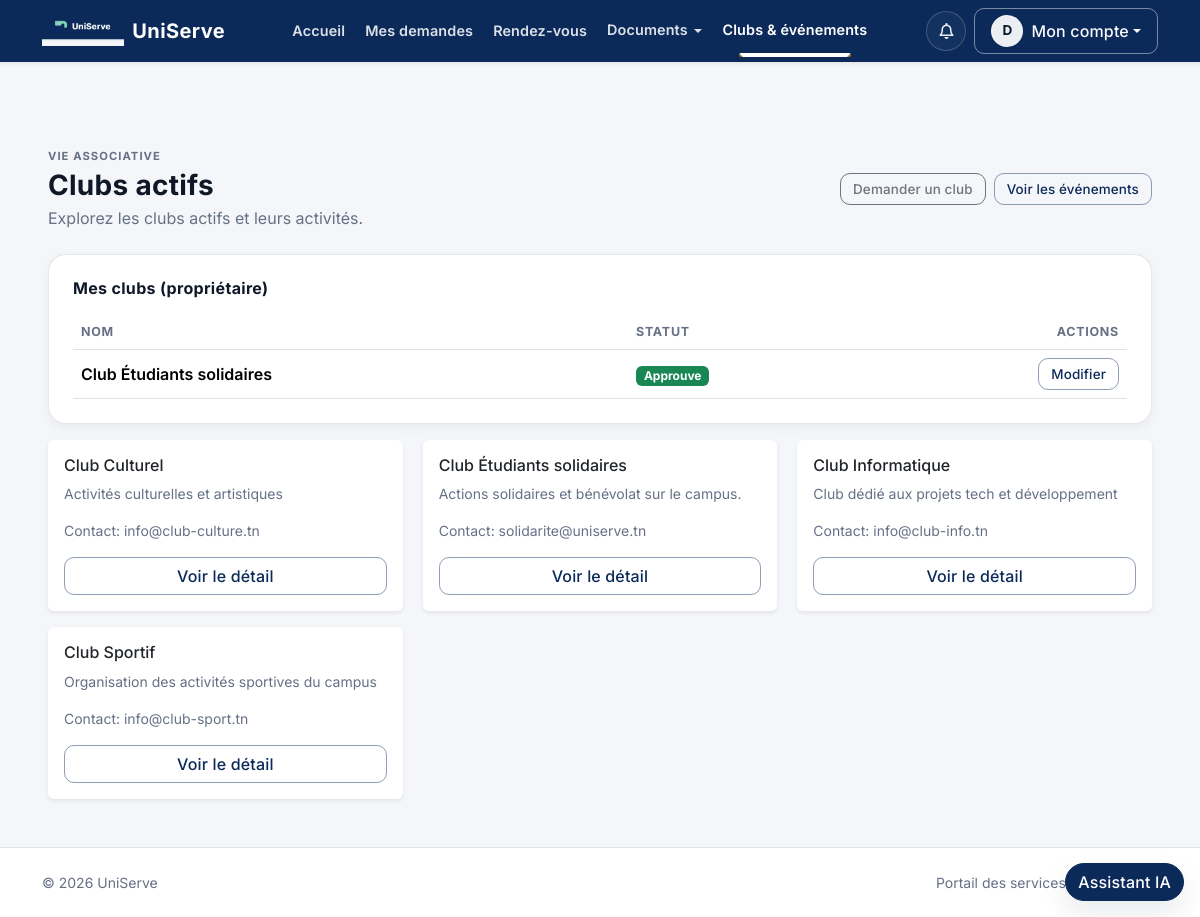
The app's page /evenements/clubs (signed in) with its own data.
### tables this page shows
CREATE TABLE `clubs` (
  `id` bigint(20) NOT NULL AUTO_INCREMENT,
  `cree_par` bigint(20) NOT NULL,
  `nom` varchar(120) NOT NULL,
  `description` text DEFAULT NULL,
  `email_contact` varchar(255) DEFAULT NULL,
  `actif` tinyint(1) NOT NULL DEFAULT 1,
  `statut_validation` enum('en_attente','approuve','rejete') NOT NULL DEFAULT 'en_attente',
  PRIMARY KEY (`id`),
  UNIQUE KEY `nom` (`nom`),
  KEY `cree_par` (`cree_par`),
  CONSTRAINT `clubs_ibfk_cree_par` FOREIGN KEY (`cree_par`) REFERENCES `utilisateurs` (`id`)
);

### Controller/Controller.php (called while the page is built, shortened)
<?php
class Controller
{
    protected function basePath(): string
    {
        $scriptName = (string) ($_SERVER['SCRIPT_NAME'] ?? '');
        $dir = str_replace('\\', '/', dirname($scriptName));
        $dir = $dir === '/' ? '' : rtrim($dir, '/');
        return $dir;
    }
    public function url(string $path = ''): string
    {
        $path = '/' . ltrim($path, '/');
        return $this->basePath() . ($path === '/' ? '' : $path);
    }
    public function render(string $view, array $data = [], ?string $layoutOverride = null): void
    {
        $viewPath = __DIR__ . '/../View/' . $view . '.php';
        extract($data, EXTR_SKIP);
        require_once __DIR__ . '/../View/shared/helpers.php';
        require $viewPath;
    }
}

### Controller/EvenementsController.php (called while the page is built, shortened)
<?php
require_once __DIR__ . '/../Model/Club.php';
require_once __DIR__ . '/../Model/Database.php';
class EvenementsController extends Controller
{
    private function isRequesterRole(): bool
    {
        $role = (string) ($_SESSION['user']['role'] ?? '');
        return in_array($role, ['etudiant', 'enseignant'], true);
    }
    private function currentUserId(): int
    {
        return (int) ($_SESSION['user']['id'] ?? 0);
    }
    public function clubs(): void
    {
        $clubModel = new Club();
        $clubs = $clubModel->getAll();
        $myClubs = [];
        if ($this->isRequesterRole()) {
            $myClubs = $clubModel->findByOwner($this->currentUserId());
        }
        $this->render('frontoffice/clubs/index', [
            'title' => 'Clubs actifs',
            'clubs' => $clubs,
            'myClubs' => $myClubs,
            'success' => (string) ($_GET['success'] ?? ''),
            'error' => (string) ($_GET['error'] ?? ''),
        ]);
    }
}

### Controller/App.php (called while the page is built, shortened)
<?php
class App
{
    private string $action = 'landing';
    public function __construct()
    {
        $url = $this->parseUrl();
        if (!empty($url)) {
            array_shift($url);
        }
        $controllerInstance = new $this->controller();
        if (!empty($url)) {
            $candidateAction = (string) $url[0];
            $this->action = $candidateAction;
            array_shift($url);
        } elseif (!method_exists($controllerInstance, $this->action)) {
            $this->notFound('Action not found.');
        }
        $this->params = $this->validateAndNormalizeParams($controllerInstance, $this->action, array_values($url));
        call_user_func_array([$controllerInstance, $this->action], $this->params);
    }
    private function parseUrl(): array
    {
        $cleanUrl = trim((string) $_GET['url']);
        $cleanUrl = trim($cleanUrl, '/');
        $segments = explode('/', $cleanUrl);
        return array_values(array_filter($segments, static fn (string $segment): bool => $segment !== ''));
    }
    private function validateAndNormalizeParams(object $controllerInstance, string $action, array $params): array
    {
        return $params;
    }
}

### index.php (called while the page is built, shortened)
<?php
require_once __DIR__ . '/Model/Database.php';
require_once __DIR__ . '/Controller/Controller.php';
require_once __DIR__ . '/Model/Model.php';
require_once __DIR__ . '/Controller/App.php';
new App();

### Model/Database.php (called while the page is built, shortened)
<?php
class Database
{
    private static ?PDO $instance = null;
    public static function connect(): PDO
    {
        $host = getenv('DB_HOST') ?: '127.0.0.1';
        $port = getenv('DB_PORT') ?: '3306';
        $dbname = getenv('DB_NAME') ?: 'uniserve';
        $username = getenv('DB_USER') ?: 'root';
        $password = getenv('DB_PASSWORD');
        $dsn = "mysql:host={$host};port={$port};dbname={$dbname};charset=utf8mb4";
        self::$instance = new PDO($dsn, $username, $password, [
            PDO::ATTR_ERRMODE => PDO::ERRMODE_EXCEPTION,
            PDO::ATTR_DEFAULT_FETCH_MODE => PDO::FETCH_ASSOC,
        ]);
        return self::$instance;
    }
}

### Model/Club.php (called while the page is built, shortened)
<?php
class Club
{
    private Model $model;
    public function __construct()
    {
        $this->model = new Model();
    }
    public function getAll(): array
    {
        $statement = $this->model->query(
            'SELECT c.id, c.cree_par, c.nom, c.description, c.email_contact, c.actif, c.statut_validation,
                    CONCAT(u.prenom, " ", u.nom) AS owner_nom
             FROM clubs c
             INNER JOIN utilisateurs u ON u.id = c.cree_par
             WHERE c.actif = 1 AND c.statut_validation = "approuve"
             ORDER BY nom ASC'
        );
        return $statement->fetchAll();
    }
    public function findByOwner(int|string $ownerId): array
    {
        $statement = $this->model->query(
            'SELECT c.id, c.cree_par, c.nom, c.description, c.email_contact, c.actif, c.statut_validation,
                    CONCAT(u.prenom, " ", u.nom) AS owner_nom
             FROM clubs c
             INNER JOIN utilisateurs u ON u.id = c.cree_par
             WHERE c.cree_par = ?
             ORDER BY c.id DESC',
            [(int) $ownerId]
        );
        return $statement->fetchAll();
    }
}

### Model/Model.php (called while the page is built, shortened)
<?php
class Model
{
    protected static ?PDO $db = null;
    public function __construct()
    {
        if (!(self::$db instanceof PDO)) {
            self::$db = Database::connect();
        }
    }
    public function query(string $sql, array $params = []): PDOStatement
    {
        $statement = self::$db->prepare($sql);
        $statement->execute($params);
        return $statement;
    }
}

### View/frontoffice/clubs/index.php (the view, shortened to what this page needs)
<?php
$clubs = $clubs ?? [];
$myClubs = $myClubs ?? [];
$role = (string) ($_SESSION['user']['role'] ?? '');
$canSubmitRequest = in_array($role, ['etudiant', 'enseignant'], true);
?>
<div class="d-flex align-items-center justify-content-between flex-wrap gap-2 us-page-header">
    <div>
        <div class="us-kicker mb-1">Vie associative</div>
        <h1 class="h3 mb-1"><?= htmlspecialchars((string) ($title ?? 'Clubs actifs'), ENT_QUOTES, 'UTF-8') ?></h1>
        <p class="text-muted mb-0">Explorez les clubs actifs et leurs activités.</p>
    </div>
    <div class="d-flex gap-2">
        <?php if ($canSubmitRequest): ?>
            <a class="btn btn-outline-secondary btn-sm" href="<?= $this->url('/evenements/createClubRequestForm') ?>">Demander un club</a>
        <?php endif; ?>
            <a class="btn btn-outline-primary btn-sm" href="<?= $this->url('/evenements') ?>">Voir les événements</a>
    </div>
</div>
<?php if ($canSubmitRequest): ?>
    <div class="us-section-card mb-3">
        <div class="card-body p-3 p-md-4">
            <h2 class="h6 mb-3">Mes clubs (propriétaire)</h2>
            <div class="table-responsive">
                <table class="table table-hover align-middle mb-0">
                    <thead>
                        <tr>
                            <th>Nom</th>
                            <th>Statut</th>
                            <th class="text-end">Actions</th>
                        </tr>
                    </thead>
                    <tbody>
                        <?php if (empty($myClubs)): ?>
                            <tr><td colspan="3" class="text-center text-muted py-3">Aucun club créé.</td></tr>
                        <?php else: ?>
                            <?php foreach ($myClubs as $club): ?>
                                <?php
                                $clubId = (int) ($club['id'] ?? 0);
                                $validation = (string) ($club['statut_validation'] ?? 'en_attente');
                                $badge = $validation === 'approuve' ? 'success' : ($validation === 'rejete' ? 'danger' : 'secondary');
                                ?>
                                <tr>
                                    <td class="fw-semibold"><?= htmlspecialchars((string) ($club['nom'] ?? ''), ENT_QUOTES, 'UTF-8') ?></td>
                                    <td><span class="badge bg-<?= $badge ?>"><?= htmlspecialchars(ucfirst(str_replace('_', ' ', $validation)), ENT_QUOTES, 'UTF-8') ?></span></td>
                                    <td class="text-end">
                                        <a class="btn btn-outline-primary btn-sm" href="<?= $this->url('/evenements/editClubForm/' . $clubId) ?>">Modifier</a>
                                    </td>
                                </tr>
                            <?php endforeach; ?>
                        <?php endif; ?>
                    </tbody>
                </table>
            </div>
        </div>
    </div>
<?php endif; ?>
<div class="row g-3">
    <?php if (empty($clubs)): ?>
        <div class="col-12">
            <div class="us-card p-4 us-empty-state">
                <div class="fw-semibold mb-1">Aucun club actif</div>
                <div class="text-muted">Les clubs apparaîtront ici dès qu’ils seront validés et actifs.</div>
            </div>
        </div>
    <?php else: ?>
        <?php foreach ($clubs as $club): ?>
            <?php $clubId = (int) ($club['id'] ?? 0); ?>
            <div class="col-md-6 col-xl-4">
                <div class="card h-100 border-0 shadow-sm">
                    <div class="card-body d-flex flex-column">
                        <h2 class="h6 mb-2"><?= htmlspecialchars((string) ($club['nom'] ?? ''), ENT_QUOTES, 'UTF-8') ?></h2>
                        <p class="text-muted small flex-grow-1">
                            <?= nl2br(htmlspecialchars((string) ($club['description'] ?? 'Aucune description.'), ENT_QUOTES, 'UTF-8')) ?>
                        </p>
                        <div class="small text-muted mb-3">
                            Contact: <?= htmlspecialchars((string) ($club['email_contact'] ?? '-'), ENT_QUOTES, 'UTF-8') ?>
                        </div>
                        <a class="btn btn-outline-primary w-100" href="<?= $this->url('/evenements/clubShow/' . $clubId) ?>">Voir le détail</a>
                    </div>
                </div>
            </div>
        <?php endforeach; ?>
    <?php endif; ?>
</div>

### View/shared/css/main.css (style rules this page uses)
:root { --font-body: 'Inter', system-ui, -apple-system, 'Segoe UI', sans-serif; --font-display: 'Inter', system-ui, -apple-system, 'Segoe UI', sans-serif; --navy: #0a1628; --mint: #3ecfb2; --brand: #0b2a5a; --brand-contrast: #ffffff; --accent: #9f7a2f; --bg: #f4f6f9; --surface: #ffffff; --surface-2: #fbfcfe; --border: rgba(10, 22, 40, 0.10); --text: #101828; --text-muted: #667085; --radius-sm: 10px; --radius-md: 14px; --radius-lg: 18px; --shadow-sm: 0 6px 16px rgba(16, 24, 40, 0.06); --shadow-md: 0 12px 28px rgba(16, 24, 40, 0.09); --shadow-soft: 0 4px 12px rgba(16, 24, 40, 0.05); --focus-ring: 0 0 0 0.25rem rgba(11, 42, 90, 0.20); --btn-radius: var(--radius-sm); --btn-font-weight: 500; --accent-nav: var(--brand); }
*, *::before, *::after { box-sizing: border-box; }
body { margin: 0; font-family: var(--font-body); background-color: #f4f6f9; color: var(--text); -webkit-font-smoothing: antialiased; -moz-osx-font-smoothing: grayscale; }
a { text-decoration: none; color: inherit; }
.text-muted { color: var(--text-muted) !important; }
.btn { border-radius: var(--btn-radius); font-weight: var(--btn-font-weight); letter-spacing: 0.01em; transition: box-shadow 0.14s ease, background-color 0.14s ease, border-color 0.14s ease; }
.btn-sm { --bs-btn-padding-y: 0.3rem; --bs-btn-padding-x: 0.75rem; --bs-btn-font-size: 0.84rem; min-height: 32px; }
.btn-outline-primary { --bs-btn-color: var(--brand); --bs-btn-border-color: rgba(11, 42, 90, 0.45); --bs-btn-hover-bg: var(--brand); --bs-btn-hover-border-color: var(--brand); --bs-btn-active-bg: #091f43; --bs-btn-active-border-color: #091f43; }
.us-page-header { margin-bottom: 1.5rem; }
.us-page-header h1, .us-page-header .h3 { font-weight: 700; letter-spacing: 0.01em; }
.us-section-card { background: var(--surface); border: 1px solid var(--border); border-radius: var(--radius-lg); box-shadow: var(--shadow-soft); }
.us-section-card h2.h6 { letter-spacing: 0.02em; font-weight: 700; }
.us-kicker { font-size: 0.78rem; text-transform: uppercase; letter-spacing: 0.08em; color: var(--text-muted); font-weight: 600; }
.table thead th { font-size: 0.78rem; text-transform: uppercase; letter-spacing: 0.06em; color: var(--text-muted); font-weight: 700; border-bottom-width: 1px; }
.table td { vertical-align: middle; }

### View/shared/css/frontoffice.css (style rules this page uses)
html { scroll-behavior: smooth; }
body { padding-top: 76px; }
body.us-frontoffice-layout { display: flex; flex-direction: column; min-height: 100vh; }
body.us-frontoffice-layout .us-kicker { font-size: 0.7rem; letter-spacing: 0.095em; color: var(--text-muted); font-weight: 700; }
body.us-frontoffice-layout main.us-main-front > .row { --bs-gutter-x: 1.25rem; }
body.us-frontoffice-layout main.us-main-front .row > [class*="col-"] { min-width: 0; }

### records on screen
clubs: nom "Club Étudiants solidaires", statut_validation "Approuve", description "Actions solidaires et bénévolat sur le campus.", email_contact "solidarite@uniserve.tn"
clubs: nom "Club Culturel", description "Activités culturelles et artistiques", email_contact "info@club-culture.tn"
clubs: nom "Club Informatique", description "Club dédié aux projets tech et développement", email_contact "info@club-info.tn"
clubs: nom "Club Sportif", description "Organisation des activités sportives du campus", email_contact "info@club-sport.tn"

### other values on screen
$navAvatarInitial "D"
$title "Clubs actifs"
